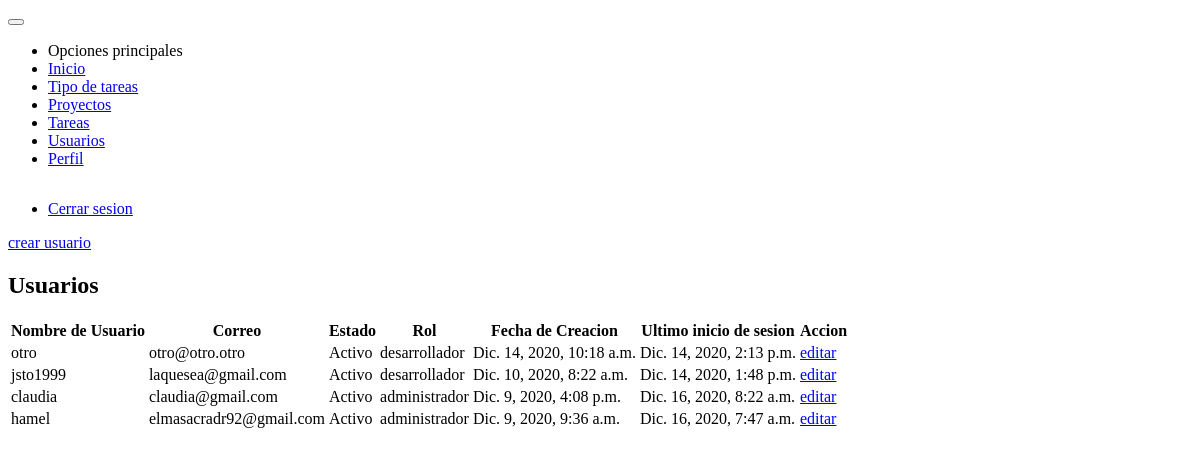
The app's page /acceder/usuarios/ (signed in) with its own data.
### users/models.py (models this page shows, shortened)
class User(AbstractUser):
    ROLE_CHOICES = (
        ('administrador', 'Administrador'),
        ('desarrollador', 'Desarrollador'),
    )
    role = models.CharField(max_length=50, choices=ROLE_CHOICES)

### users/views.py (the view)
# urls.py: path('usuarios/', views.UserListView.as_view(), name='user'),
class UserListView(LoginRequiredMixin, PermissionRequiredMixin, ListView):
    permission_required = 'users.view_user'
    login_url = 'users:login'
    template_name = 'users/users.html'
    queryset = User.objects.all().order_by('-pk')

### templates/users/users.html (shortened to what this page needs)
{% extends 'base.html' %}
{% block content %}
    <div class="card">
        <div class="card-content m-2">
            <a href="{% url 'users:register' %}" class="button success"> crear usuario</a>
            <h2 class="center">Usuarios</h2>
            <table class="table" data-role="table" data-horizontal-scroll="true" data-table-search-title="Buscar: " data-table-rows-count-title="Cantidad a mostrar">
                <thead>
                    <tr>
                        <th>Nombre de Usuario</th>
                        <th>Correo</th>
                        <th>Estado</th>
                        <th>Rol</th>
                        <th>Fecha de Creacion</th>
                        <th>Ultimo inicio de sesion</th>
                        <th>Accion</th>
                    </tr>
                </thead>
                <tbody>
                    {% for user in object_list %}
                        <tr>
                            <td>{{ user.username }}</td>
                            <td>{{ user.email }}</td>
                            <td>{{ user.is_active|yesno:'Activo,Inactivo' }}</td>
                            <td>{{ user.role }}</td>
                            <td>{{ user.date_joined }}</td>
                            <td>{{ user.last_login }}</td>
                            <td>
                                <a href="{% url 'users:update' user.pk %}" class="button info"> editar</a>
                            </td>
                        </tr>
                    {% endfor %}
                </tbody>
            </table>
        </div>
    </div>
{% endblock %}

### records on screen
User: username "otro", email "otro@otro.otro", is_active "Activo", role "desarrollador", date_joined "Dic. 14, 2020, 10:18 a.m.", last_login "Dic. 14, 2020, 2:13 p.m."
User: username "jsto1999", email "laquesea@gmail.com", is_active "Activo", role "desarrollador", date_joined "Dic. 10, 2020, 8:22 a.m.", last_login "Dic. 14, 2020, 1:48 p.m."
User: username "claudia", email "claudia@gmail.com", is_active "Activo", role "administrador", date_joined "Dic. 9, 2020, 4:08 p.m.", last_login "Dic. 16, 2020, 8:22 a.m."
User: username "hamel", email "elmasacradr92@gmail.com", is_active "Activo", role "administrador", date_joined "Dic. 9, 2020, 9:36 a.m.", last_login "Dic. 16, 2020, 7:47 a.m."
